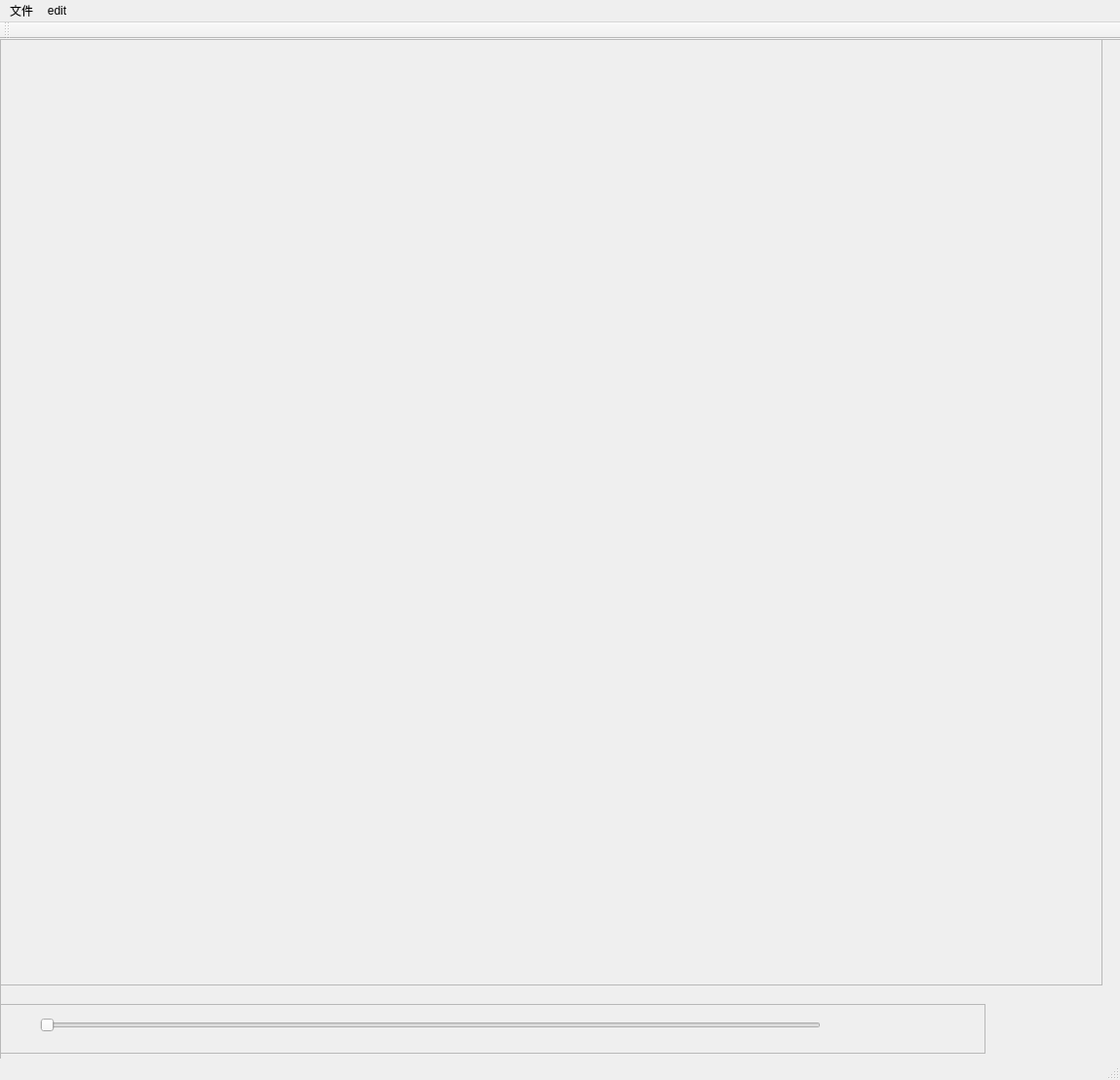
<?xml version="1.0" encoding="UTF-8"?>
<ui version="4.0">
 <class>MainWindowClass</class>
 <widget class="QMainWindow" name="MainWindowClass">
  <property name="geometry">
   <rect>
    <x>0</x>
    <y>0</y>
    <width>1149</width>
    <height>1108</height>
   </rect>
  </property>
  <property name="windowTitle">
   <string>MainWindow</string>
  </property>
  <widget class="QWidget" name="centralWidget">
   <widget class="QFrame" name="frame">
    <property name="geometry">
     <rect>
      <x>0</x>
      <y>0</y>
      <width>1311</width>
      <height>1171</height>
     </rect>
    </property>
    <property name="frameShape">
     <enum>QFrame::StyledPanel</enum>
    </property>
    <property name="frameShadow">
     <enum>QFrame::Raised</enum>
    </property>
    <widget class="QScrollArea" name="scrollArea">
     <property name="geometry">
      <rect>
       <x>0</x>
       <y>990</y>
       <width>1011</width>
       <height>51</height>
      </rect>
     </property>
     <property name="widgetResizable">
      <bool>true</bool>
     </property>
     <widget class="SliderWidget" name="slider_widget">
      <property name="geometry">
       <rect>
        <x>0</x>
        <y>0</y>
        <width>1009</width>
        <height>49</height>
       </rect>
      </property>
      <widget class="QFloatSlider" name="horizontalSlider">
       <property name="geometry">
        <rect>
         <x>40</x>
         <y>10</y>
         <width>801</width>
         <height>21</height>
        </rect>
       </property>
       <property name="minimum">
        <number>0</number>
       </property>
       <property name="maximum">
        <number>1</number>
       </property>
       <property name="value">
        <number>0</number>
       </property>
       <property name="sliderPosition">
        <number>0</number>
       </property>
       <property name="orientation">
        <enum>Qt::Horizontal</enum>
       </property>
      </widget>
     </widget>
    </widget>
    <widget class="QScrollArea" name="scrollArea_2">
     <property name="geometry">
      <rect>
       <x>0</x>
       <y>0</y>
       <width>1131</width>
       <height>971</height>
      </rect>
     </property>
     <property name="widgetResizable">
      <bool>true</bool>
     </property>
     <widget class="OutputWidget" name="output_widget">
      <property name="geometry">
       <rect>
        <x>0</x>
        <y>0</y>
        <width>1129</width>
        <height>969</height>
       </rect>
      </property>
     </widget>
    </widget>
   </widget>
  </widget>
  <widget class="QMenuBar" name="menuBar">
   <property name="geometry">
    <rect>
     <x>0</x>
     <y>0</y>
     <width>1149</width>
     <height>23</height>
    </rect>
   </property>
   <widget class="QMenu" name="menu">
    <property name="title">
     <string>文件</string>
    </property>
    <addaction name="actionOpen_Next_Layout"/>
    <addaction name="actionCompute"/>
    <addaction name="actionSave_Layout"/>
    <addaction name="actionSave_Layout_Svg"/>
   </widget>
   <widget class="QMenu" name="menuedit">
    <property name="title">
     <string>edit</string>
    </property>
    <addaction name="actionBatch_Create_Layout"/>
   </widget>
   <addaction name="menu"/>
   <addaction name="menuedit"/>
  </widget>
  <widget class="QToolBar" name="mainToolBar">
   <attribute name="toolBarArea">
    <enum>TopToolBarArea</enum>
   </attribute>
   <attribute name="toolBarBreak">
    <bool>false</bool>
   </attribute>
  </widget>
  <widget class="QStatusBar" name="statusBar"/>
  <action name="actionInputDone">
   <property name="text">
    <string>InputDone</string>
   </property>
  </action>
  <action name="actionOpen_Next_Layout">
   <property name="text">
    <string>Open Next Layout</string>
   </property>
  </action>
  <action name="actionCompute">
   <property name="text">
    <string>Compute</string>
   </property>
  </action>
  <action name="actionSave_Layout">
   <property name="text">
    <string>Save Layout</string>
   </property>
  </action>
  <action name="actionSave_Layout_Svg">
   <property name="text">
    <string>Save Layout Svg</string>
   </property>
  </action>
  <action name="actionBatch_Create_Layout">
   <property name="text">
    <string>Batch Create Layout</string>
   </property>
  </action>
 </widget>
 <layoutdefault spacing="6" margin="11"/>
 <customwidgets>
  <customwidget>
   <class>OutputWidget</class>
   <extends>QWidget</extends>
   <header location="global">COutputWidget.h</header>
   <container>1</container>
  </customwidget>
  <customwidget>
   <class>QFloatSlider</class>
   <extends>QSlider</extends>
   <header location="global">CQFloatSlider.h</header>
  </customwidget>
  <customwidget>
   <class>SliderWidget</class>
   <extends>QWidget</extends>
   <header location="global">CSliderWidget.h</header>
   <container>1</container>
  </customwidget>
 </customwidgets>
 <resources>
  <include location="MainWindow.qrc"/>
 </resources>
 <connections>
  <connection>
   <sender>actionOpen_Next_Layout</sender>
   <signal>triggered()</signal>
   <receiver>MainWindowClass</receiver>
   <slot>OpenNextLayout()</slot>
   <hints>
    <hint type="sourcelabel">
     <x>-1</x>
     <y>-1</y>
    </hint>
    <hint type="destinationlabel">
     <x>421</x>
     <y>453</y>
    </hint>
   </hints>
  </connection>
  <connection>
   <sender>actionCompute</sender>
   <signal>triggered()</signal>
   <receiver>MainWindowClass</receiver>
   <slot>Compute()</slot>
   <hints>
    <hint type="sourcelabel">
     <x>-1</x>
     <y>-1</y>
    </hint>
    <hint type="destinationlabel">
     <x>421</x>
     <y>453</y>
    </hint>
   </hints>
  </connection>
  <connection>
   <sender>actionSave_Layout</sender>
   <signal>triggered()</signal>
   <receiver>MainWindowClass</receiver>
   <slot>SaveGenerLayout()</slot>
   <hints>
    <hint type="sourcelabel">
     <x>-1</x>
     <y>-1</y>
    </hint>
    <hint type="destinationlabel">
     <x>660</x>
     <y>519</y>
    </hint>
   </hints>
  </connection>
  <connection>
   <sender>actionSave_Layout_Svg</sender>
   <signal>triggered()</signal>
   <receiver>MainWindowClass</receiver>
   <slot>SaveLayoutAsSvg()</slot>
   <hints>
    <hint type="sourcelabel">
     <x>-1</x>
     <y>-1</y>
    </hint>
    <hint type="destinationlabel">
     <x>660</x>
     <y>519</y>
    </hint>
   </hints>
  </connection>
  <connection>
   <sender>actionBatch_Create_Layout</sender>
   <signal>triggered()</signal>
   <receiver>MainWindowClass</receiver>
   <slot>BatchCreateLay()</slot>
   <hints>
    <hint type="sourcelabel">
     <x>-1</x>
     <y>-1</y>
    </hint>
    <hint type="destinationlabel">
     <x>660</x>
     <y>553</y>
    </hint>
   </hints>
  </connection>
 </connections>
 <slots>
  <slot>OpenNextLayout()</slot>
  <slot>Compute()</slot>
  <slot>SaveGenerLayout()</slot>
  <slot>SaveLayoutAsSvg()</slot>
  <slot>BatchCreateLay()</slot>
 </slots>
</ui>
